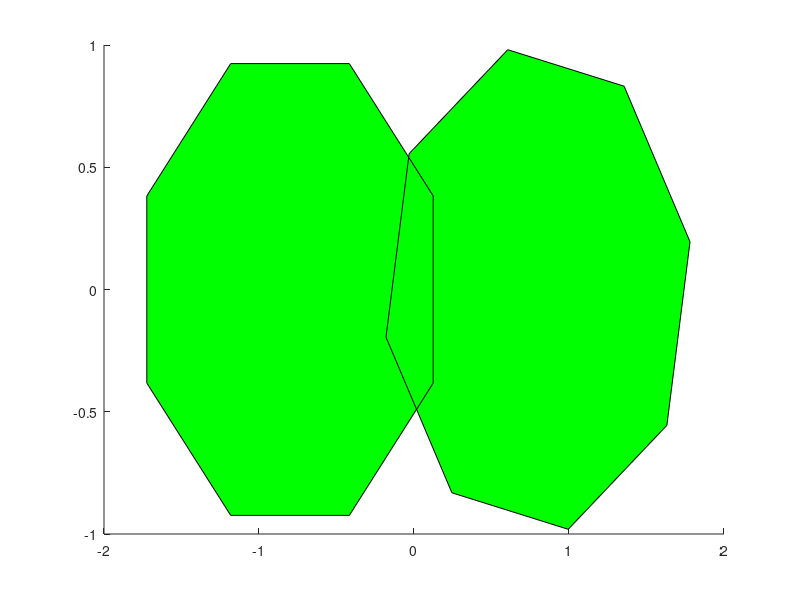

Here is the MATLAB script that generated this plot:
%=============================================================================
% Copyright (c) 2016-present Allan CORNET (Nelson)
%=============================================================================
% This file is part of Nelson.
%=============================================================================
% LICENCE_BLOCK_BEGIN
% SPDX-License-Identifier: LGPL-3.0-or-later
% LICENCE_BLOCK_END
%=============================================================================
% <--ADV-CLI MODE-->
%=============================================================================
figure();
t1 = (1 / 16:1 / 8:1)' * 2 * pi;
t2 = ((1 / 16:1 / 8:1)' + 1 / 32) * 2 * pi;
x1 = sin(t1) - 0.8;
y1 = cos(t1);
x2 = sin(t2) + 0.8;
y2 = cos(t2);
p = patch([x1, x2], [y1, y2], [1 0 0], 'FaceColor', [0 1 0]);
%=============================================================================
